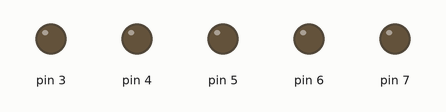
This sketch was run on a simulated Arduino Uno, built with avr-gcc and run on an emulated ATmega328P. On the bench: output pins drawn as LEDs (lit = HIGH).

Above: at 0.7 s.
At 1.62 s:
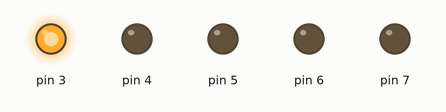
At 2.37 s:
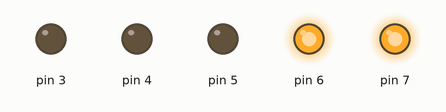
At 3.7 s:
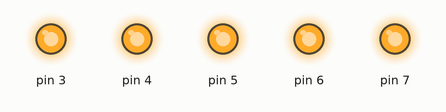
At 5.37 s:
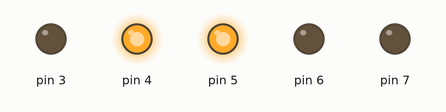
Timing chart, 0 to 5.7 s (numbered marks = the images above):
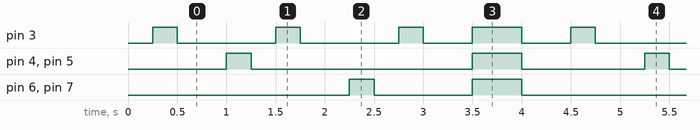

Measured:
- by itself, pin 3: repeats every 4.3 s: 2 × (LOW 1.0 s, HIGH 0.25 s), LOW 0.50 s, HIGH 0.50 s, LOW 0.50 s, HIGH 0.25 s
- by itself, pin 4, pin 5: repeats every 4.3 s: LOW 2.3 s, HIGH 0.50 s, LOW 1.3 s, HIGH 0.25 s
- by itself, pin 6, pin 7: repeats every 4.3 s: LOW 1.0 s, HIGH 0.50 s, LOW 2.5 s, HIGH 0.25 s

The sketch:

leds_sincronizados.ino
```cpp
void setup()
{
  pinMode(3, OUTPUT);
  pinMode(4, OUTPUT);
  pinMode(5, OUTPUT);
  pinMode(6, OUTPUT);
  pinMode(7, OUTPUT);
}

void loop()
{
  delay(250);
  digitalWrite(3,HIGH);
  delay(250);
  digitalWrite(3,LOW);
  delay(250);

  delay(250);
  digitalWrite(4, HIGH);
  digitalWrite(5, HIGH);
  delay(250);
  digitalWrite(4, LOW);
  digitalWrite(5, LOW);

  delay(250);
  digitalWrite(3,HIGH);
  delay(250);
  digitalWrite(3,LOW);
  delay(250);

  delay(250);
  digitalWrite(6, HIGH);
  digitalWrite(7, HIGH);
  delay(250);
  digitalWrite(6, LOW);
  digitalWrite(7, LOW);

  delay(250);
  digitalWrite(3,HIGH);
  delay(250);
  digitalWrite(3,LOW);
  delay(250);

  delay(250);
  digitalWrite(3, HIGH);
  digitalWrite(4, HIGH);
  digitalWrite(5, HIGH);
  digitalWrite(6, HIGH);
  digitalWrite(7, HIGH);
  delay(250);

  delay(250);
  digitalWrite(3, LOW);
  digitalWrite(4, LOW);
  digitalWrite(5, LOW);
  digitalWrite(6, LOW);
  digitalWrite(7, LOW);
  delay(250);

}
```
